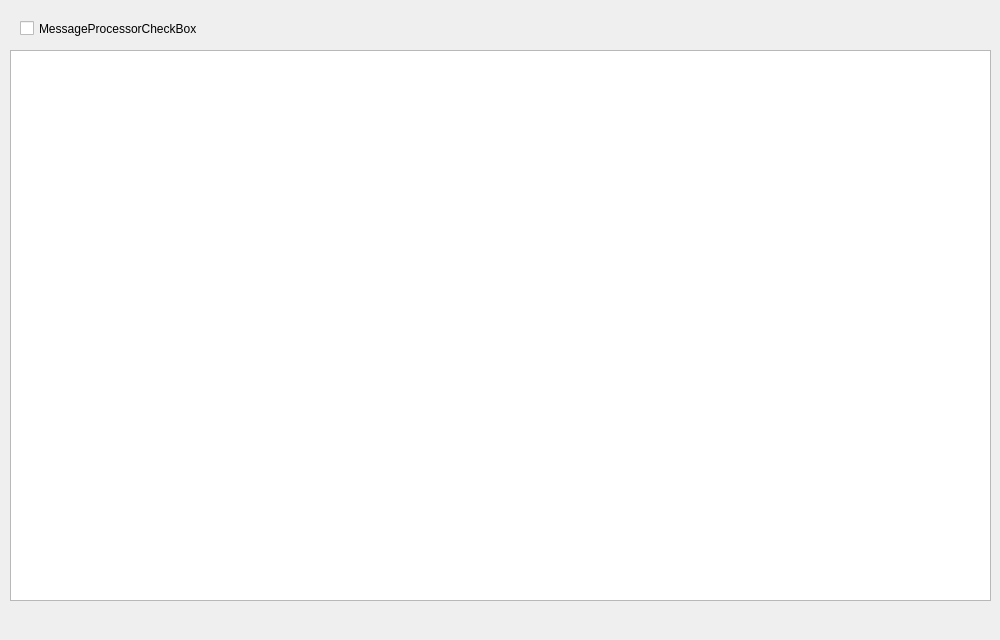
<?xml version="1.0" encoding="UTF-8"?>
<ui version="4.0">
 <class>Form</class>
 <widget class="QWidget" name="Form">
  <property name="geometry">
   <rect>
    <x>0</x>
    <y>0</y>
    <width>1000</width>
    <height>640</height>
   </rect>
  </property>
  <property name="windowTitle">
   <string>Form</string>
  </property>
  <property name="styleSheet">
   <string notr="true"/>
  </property>
  <widget class="QGraphicsView" name="graphicsView">
   <property name="geometry">
    <rect>
     <x>10</x>
     <y>50</y>
     <width>981</width>
     <height>551</height>
    </rect>
   </property>
  </widget>
  <widget class="QCheckBox" name="messageProcessorCheckBox">
   <property name="geometry">
    <rect>
     <x>20</x>
     <y>20</y>
     <width>221</width>
     <height>17</height>
    </rect>
   </property>
   <property name="text">
    <string>MessageProcessorCheckBox</string>
   </property>
  </widget>
 </widget>
 <resources/>
 <connections/>
</ui>
